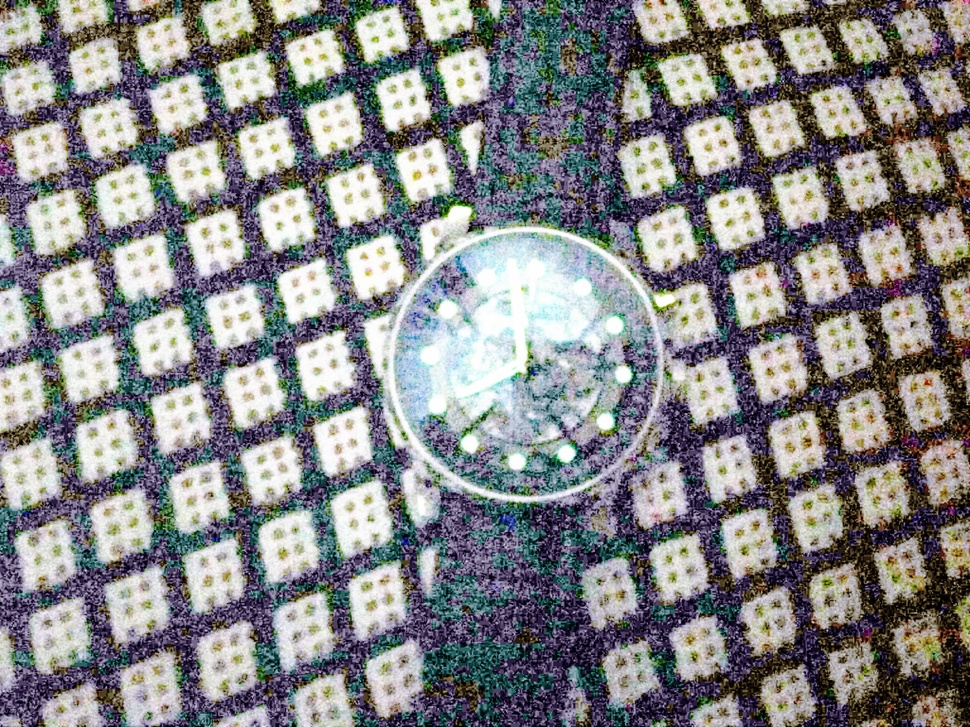
#> input picture image_enhancement/my_works/AHE/abc.jpg, 970 x 727 px, shrunk from 2048 x 1536 before the run
$ python AHE.py abc.jpg   (Python 2 division)
#> lines starting #> are read from the running program, lines starting #| are printed output that depends on the picture
#> further down, img is the input picture: shape (727, 970, 3); mean B, G, R 134, 133.5, 133.3
### image_enhancement/my_works/AHE/main_AHS.py
import cv2
import numpy as np
import math
from numpy import float32, uint32


def ahs_transorm_image(img,numerator,nor_hist,beta_val):
	#for converting 3D array to 2D
	shape_img = list(img.shape)
	shape_img[2] = 1
	two_D = tuple(shape_img)
	temp = np.zeros(two_D)

	tx_img = np.zeros(shape=(shape_img[0],shape_img[1], 3))


	for c in xrange(0, 3):
		temp = img[:,:,c]
		for (x,y), value in np.ndenumerate(temp):
			tx_img[x,y,c] = int((255*numerator[c,temp[x,y]]) / (numerator[c,temp[x,y]] + beta_val[c] * (1-numerator[c,temp[x,y]]-nor_hist[c,temp[x,y]])))
	return tx_img

### image_enhancement/my_works/AHE/AHE.py
import cv2
import numpy as np
import math
import sys
from numpy import float32, uint32
from main_AHS import ahs_transorm_image

try:
	first_arg = sys.argv[1]

except Exception as err:
	print "argument not provided"


def histogram(img):
	#for converting 3D array to 2D
	shape_img = list(img.shape)
#> shape_img = [727, 970, 3]
	shape_img[2] = 1
	two_D = tuple(shape_img)
#> two_D = (727, 970, 1)
	temp = np.zeros(two_D)

	#histogram
	hist = np.zeros((3,256))
	nor_hist = np.zeros((3,256))
	for c in xrange(0, 3):
		temp = img[:,:,c]
		for (x,y), value in np.ndenumerate(temp):
			hist[c,temp[x,y]] += 1
#> this loop made 3 passes
#> pass 1, in histogram, `temp = img[:,:,c]`:
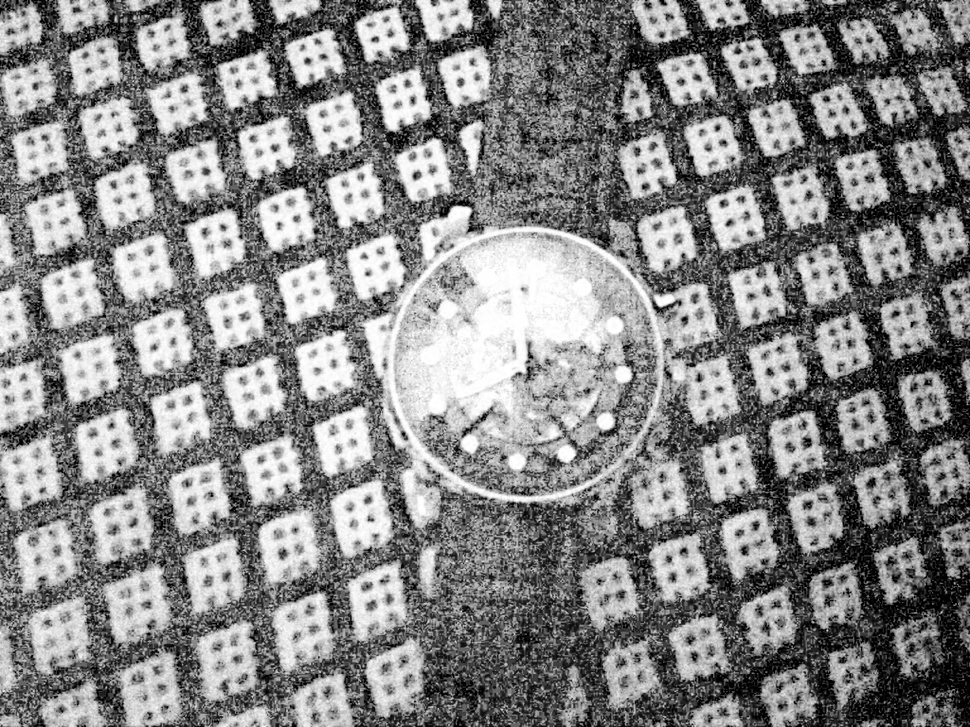
#> temp: shape (727, 970); min 0, max 255, mean 134
#> pass 2, in histogram, `temp = img[:,:,c]`:
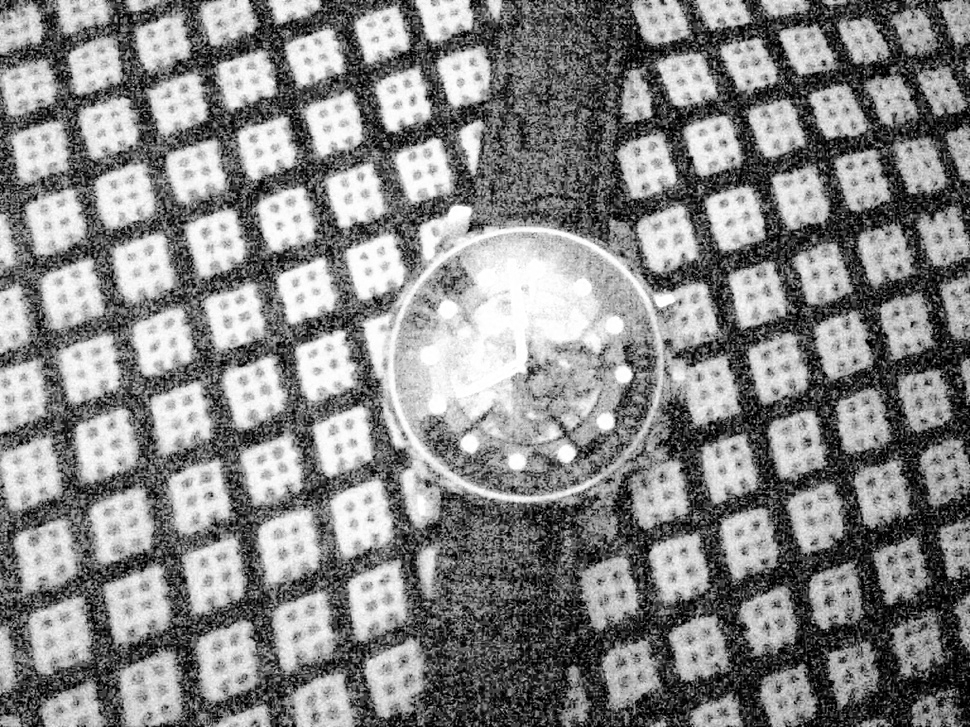
#> temp: shape (727, 970); min 0, max 255, mean 133.5
#> pass 3, in histogram, `temp = img[:,:,c]`:
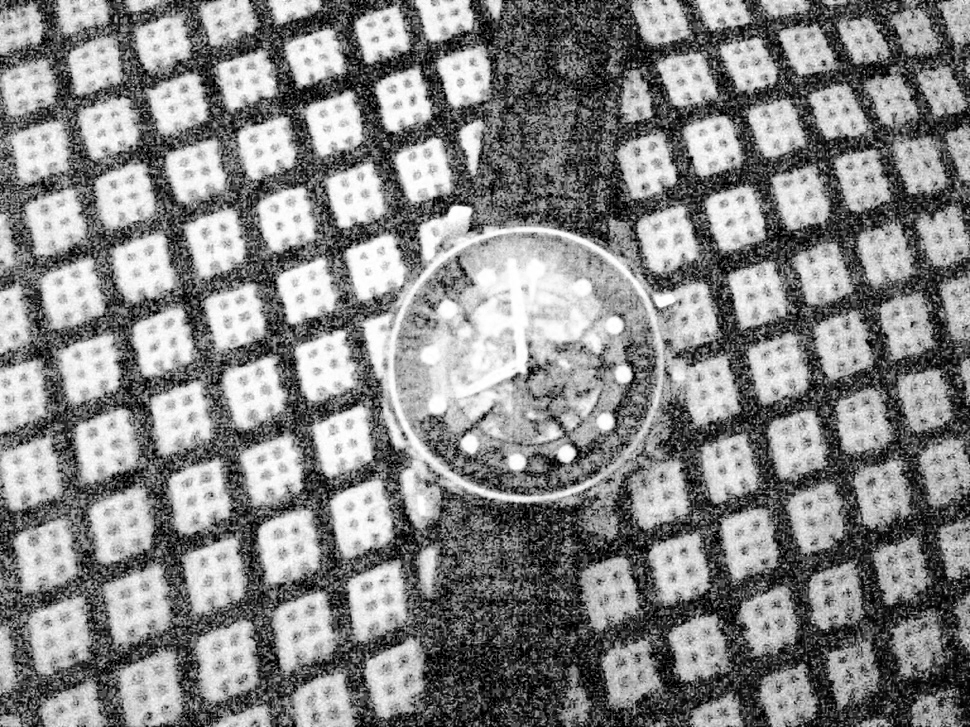
#> temp: shape (727, 970); min 0, max 255, mean 133.3
	return hist

def find_img_type(histo):
	type_rgb = np.zeros((3))
	sum_rgb = np.zeros((3,3))
	temp = np.zeros((1,256))
	#finding the count of pixels in the ranges separated by 85 and 170
	for c in xrange(0, 3):
		temp = histo[c,:]

		for x, value in np.ndenumerate(temp):
			if (x[0]>=0 and x[0]<86):
				sum_rgb[c][0] += temp[x]
			if (x[0]>=86 and x[0]<171):
				sum_rgb[c][1] += temp[x]
			if (x[0]>=171):
				sum_rgb[c][2] += temp[x]
#> after the loop, sum_rgb = [[216590, 227168, 261432], [228555, 205310, 271325], [235446, 197869, 271875]]

	#finding the value of beta 0.8,1.1 or 1.5
	for c in xrange(0, 3):
		if ((sum_rgb[c][0]>sum_rgb[c][1]) and (sum_rgb[c][0]>sum_rgb[c][2])):
			type_rgb[c] = 0.8
		elif ((sum_rgb[c][2]>sum_rgb[c][0]) and (sum_rgb[c][2]>sum_rgb[c][1])):
			type_rgb[c] = 1.5
		else:
			type_rgb[c] = 1.1
#> after the loop, type_rgb = [1.5, 1.5, 1.5]
	return type_rgb

def prob_cdf(nmlzd_hist):
	cdf = np.zeros((3,256))
	temp = np.zeros((256))
	for c in xrange(0, 3):
		temp = nmlzd_hist[c,:]
		for x, value in np.ndenumerate(temp):
			if x[0]>0:
				cdf[c,x] = temp[x[0]-1] + cdf[c,x[0]-1]
	return cdf

try:
	img = cv2.imread(first_arg)#select image
	#to check if code is working make img[:,:,0] = const and see the change
	actual = histogram(img)

	norm = histogram(img).astype(np.int32)
	beta_val = find_img_type(norm)
#> beta_val = [1.5, 1.5, 1.5]
	print beta_val #prints beta value of B,G,R channel in order
#| [1.5 1.5 1.5]

	#normalizing the matrix i.e probability of each intensity value
	shape = list(img.shape)
#> shape = [727, 970, 3]
	nor_hist = actual/(shape[0]*shape[1]) #normalized value -> probability

	#calculate cdf
	numerator = prob_cdf(nor_hist)
	#transform image
	final_img = ahs_transorm_image(img,numerator,nor_hist,beta_val)
#> after the loop in ahs_transorm_image, `for c in xrange(0, 3):`:
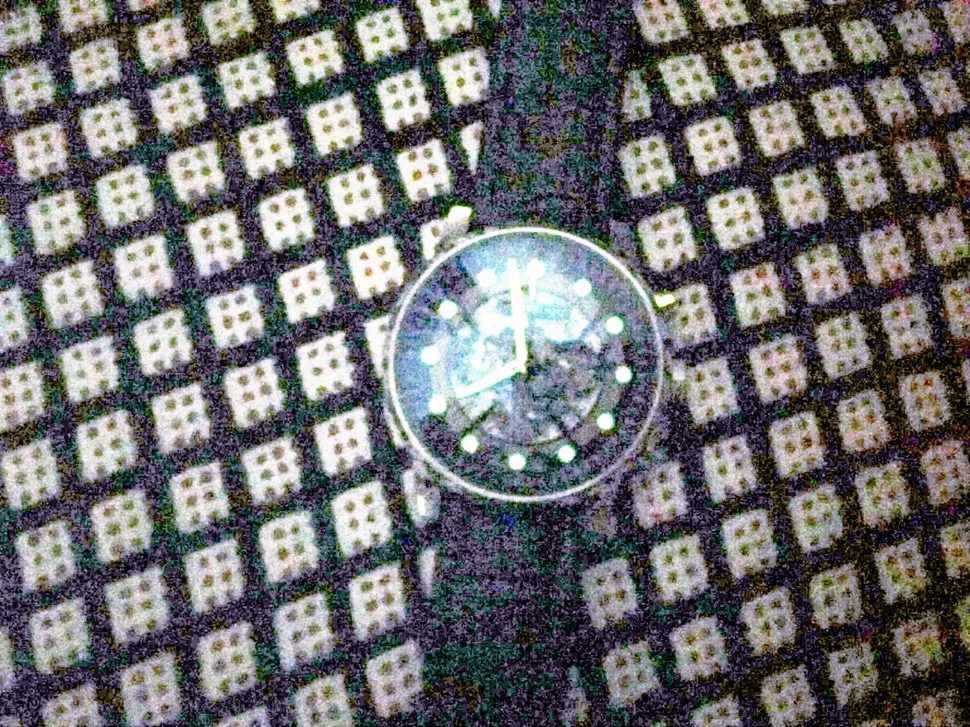
#> tx_img: shape (727, 970, 3) float64; mean B, G, R 109.9, 110, 110
	cv2.imwrite("ahe_dark.jpg",final_img)

except Exception as error:
	print error

$ run again, on image_enhancement/my_works/AHE/ahe_cut.jpg
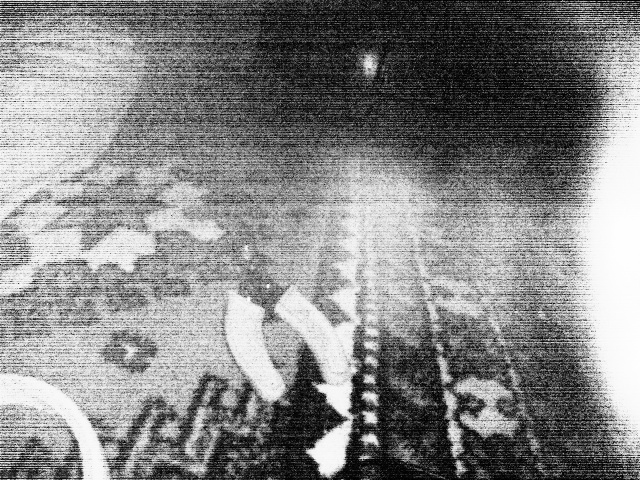
#> input picture image_enhancement/my_works/AHE/ahe_cut.jpg, 640 x 480 px
#> img is the input picture: shape (480, 640, 3); min 0, max 255, mean 134.3
#> after the loop in find_img_type, `for c in xrange(0, 3):`: sum_rgb = [[98020, 94748, 114432], [98020, 94748, 114432], [98020, 94748, 114432]]
#> after the loop in find_img_type, `for c in xrange(0, 3):`: type_rgb = [1.5, 1.5, 1.5]
#| [1.5 1.5 1.5]
#> after the loop in ahs_transorm_image, `for c in xrange(0, 3):`:
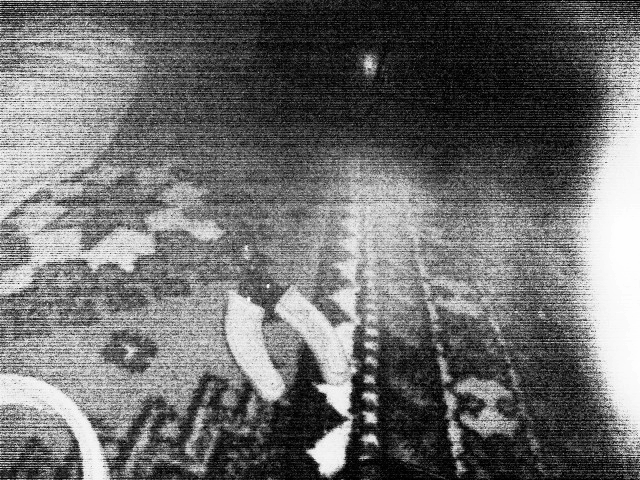
#> tx_img: shape (480, 640, 3) float64; min 0, max 254, mean 109.9

$ run again, on image_enhancement/my_works/AHE/ahe_mult.jpg
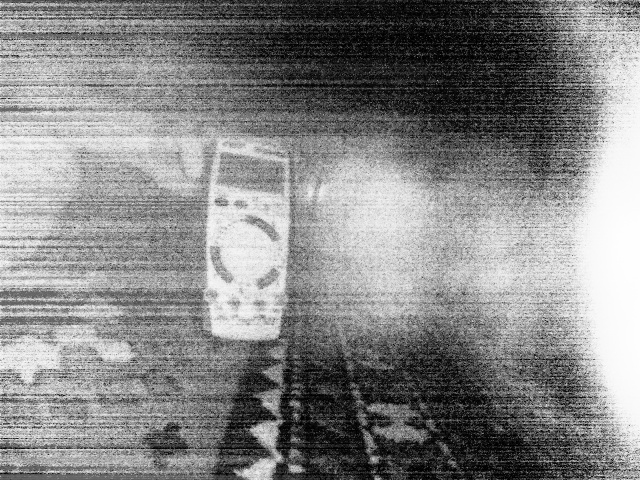
#> input picture image_enhancement/my_works/AHE/ahe_mult.jpg, 640 x 480 px
#> img is the input picture: shape (480, 640, 3); min 0, max 255, mean 134.2
#> after the loop in find_img_type, `for c in xrange(0, 3):`: sum_rgb = [[85631, 113714, 107855], [85631, 113714, 107855], [85631, 113714, 107855]]
#> after the loop in find_img_type, `for c in xrange(0, 3):`: type_rgb = [1.1, 1.1, 1.1]
#| [1.1 1.1 1.1]
#> after the loop in ahs_transorm_image, `for c in xrange(0, 3):`:
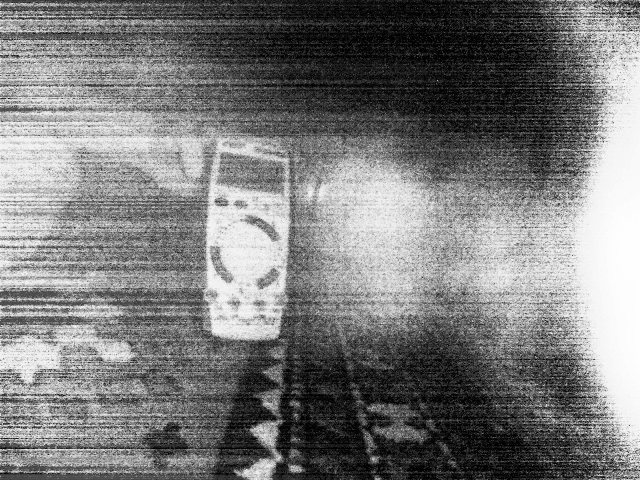
#> tx_img: shape (480, 640, 3) float64; min 0, max 255, mean 123

$ run again, on image_enhancement/my_works/AHE/brain.jpg
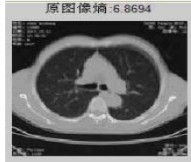
#> input picture image_enhancement/my_works/AHE/brain.jpg, 191 x 162 px
#> img is the input picture: shape (162, 191, 3); mean B, G, R 108, 108.2, 108.2
#> after the loop in find_img_type, `for c in xrange(0, 3):`: sum_rgb = [[14501, 9143, 7298], [14496, 9149, 7297], [14490, 9144, 7308]]
#> after the loop in find_img_type, `for c in xrange(0, 3):`: type_rgb = [0.8, 0.8, 0.8]
#| [0.8 0.8 0.8]
#> after the loop in ahs_transorm_image, `for c in xrange(0, 3):`:
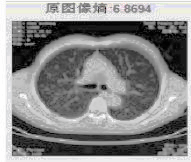
#> tx_img: shape (162, 191, 3) float64; mean B, G, R 136.3, 136.3, 136.4
